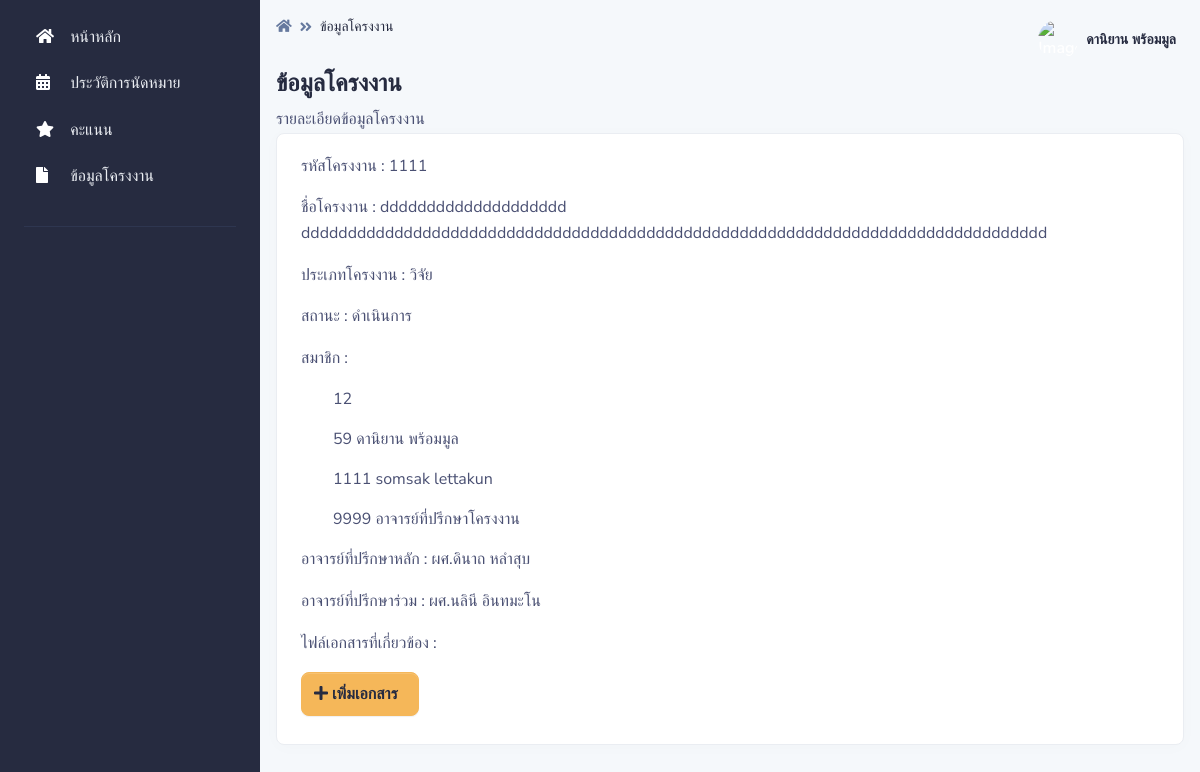
The page /pages/project_detail/index.php (signed in) on the database its author committed.
### tables this page shows
CREATE TABLE `project` (
  `project_id` int(15) NOT NULL,
  `project_name` varchar(255) NOT NULL,
  `project_type` int(2) NOT NULL,
  `project_adviser1` int(15) NOT NULL,
  `project_adviser2` int(15) NOT NULL,
  `project_status` int(2) NOT NULL,
  `project_record` int(10) NOT NULL DEFAULT 1
);

CREATE TABLE `project_type` (
  `project_type_id` int(2) NOT NULL,
  `project_type_name` varchar(255) NOT NULL
);

CREATE TABLE `project_status` (
  `project_status_id` int(2) NOT NULL,
  `project_status_name` varchar(255) NOT NULL,
  `project_status_class` varchar(255) NOT NULL
);

CREATE TABLE `student` (
  `student_id` int(15) NOT NULL,
  `student_name` varchar(255) NOT NULL,
  `student_major` int(2) NOT NULL,
  `student_phone` varchar(15) NOT NULL,
  `student_email` varchar(255) NOT NULL,
  `student_password` varchar(255) NOT NULL,
  `student_photo` varchar(255) NOT NULL,
  `student_project` int(15) NOT NULL,
  `student_type` varchar(1) NOT NULL DEFAULT 'A'
);

CREATE TABLE `teacher` (
  `teacher_id` int(10) NOT NULL,
  `teacher_name` varchar(255) NOT NULL,
  `teacher_email` varchar(255) NOT NULL,
  `teacher_password` varchar(255) NOT NULL,
  `teacher_photo` varchar(255) NOT NULL,
  `teacher_type` int(1) NOT NULL DEFAULT 2
);

### pages/project_detail/index.php (the view, shortened to what this page needs)
<?php
if (!$_SESSION["UserID"]){
	  Header("Location: ../../login.php");
}else{?>
<?php include '../../conn.php';?>
<!DOCTYPE html>
<html lang="en">
<head>
    <link type="text/css" href="../../vendor/@fortawesome/fontawesome-free/css/all.min.css" rel="stylesheet">
    <link type="text/css" href="../../vendor/notyf/notyf.min.css" rel="stylesheet">
    <link type="text/css" href="../../css/volt.css" rel="stylesheet">
</head>
<body>
    <?php include '../menu_stu.php';?>
    <main class="content">
        <nav class="navbar navbar-top navbar-expand navbar-dashboard navbar-dark pl-0 pr-2 pb-0">
            <div class="container-fluid px-0">
                <div class="d-flex justify-content-between w-100" id="navbarSupportedContent">
                    <div class="d-flex">
                        <nav aria-label="breadcrumb">
                        <ol class="breadcrumb breadcrumb-dark breadcrumb-transparent">
                                <li class="breadcrumb-item"><a href="../student_index"><span class="fas fa-home"></span></a></li>
                                <li class="breadcrumb-item active" aria-current="page">ข้อมูลโครงงาน</li>
                            </ol>
                        </nav>
                    </div>
                    <?php include '../navbar.php';?>
                </div>
            </div>
        </nav>
        <div class="py-0">
            <div class="d-flex justify-content-between w-100 flex-wrap">
                <div class="mb-3 mb-lg-0">
                    <h1 class="h4">ข้อมูลโครงงาน</h1>
                    <p class="mb-0">รายละเอียดข้อมูลโครงงาน
                    </p>
                </div>
            </div>
        </div>
        <div class="card border-light shadow-sm mb-4">
            <div class="card-body">
            <?php
           $id_ptojrct =$_SESSION["ProjectID"];
					$sql = "SELECT
                    project.project_id,
                    project.project_name,
                    project_type.project_type_name,
                    project_status.project_status_name
                    FROM
                    project
                    INNER JOIN project_type ON project.project_type = project_type.project_type_id
                    INNER JOIN project_status ON project.project_status = project_status.project_status_id
                    WHERE
                    project.project_id = '$id_ptojrct'";
					$result = $con->query($sql);
					if ($result->num_rows > 0) {
						while($row = $result->fetch_assoc()) {
                            echo '<p>รหัสโครงงาน : ' . $row["project_id"].'</p>
                <p>ชื่อโครงงาน : ' . $row["project_name"].'</p>
                <p>ประเภทโครงงาน : ' . $row["project_type_name"].'</p>
                <p>สถานะ : ' . $row["project_status_name"].'</p>';
            }
            }
            ?>
            <p>สมาชิก : </p>
            <?php
           include '../../conn.php';
           $id_ptojrct =$_SESSION["ProjectID"];
					$sql = "SELECT
                    student.student_project,
                    student.student_id,
                    student.student_name
                    FROM
                    student
                    WHERE
                    student.student_project ='$id_ptojrct'";
					$result = $con->query($sql);
					if ($result->num_rows > 0) {
						while($row = $result->fetch_assoc()) {
                            echo '<ul>' . $row["student_id"].' ' . $row["student_name"].'</ul>';
            }
            }
            ?>
<?php
           include '../../conn.php';
           $id_ptojrct =$_SESSION["ProjectID"];
					$sql = "SELECT
                    project.project_id,
                    project.project_adviser1,
                    teacher.teacher_name
                    FROM
                    project
                    INNER JOIN teacher ON project.project_adviser1 = teacher.teacher_id
                    WHERE
                    project.project_id ='$id_ptojrct'";
					$result = $con->query($sql);
					if ($result->num_rows > 0) {
						while($row = $result->fetch_assoc()) {
                            echo '<p>อาจารย์ที่ปรึกษาหลัก : ' . $row["teacher_name"].'</p>';
                        }
                        }
                        ?>
<?php
           include '../../conn.php';
           $id_ptojrct =$_SESSION["ProjectID"];
					$sql = "SELECT
                    project.project_id,
                    project.project_adviser2,
                    teacher.teacher_name
                    FROM
                    project
                    INNER JOIN teacher ON project.project_adviser2 = teacher.teacher_id
                    WHERE
                    project.project_id ='$id_ptojrct'";
					$result = $con->query($sql);
					if ($result->num_rows > 0) {
						while($row = $result->fetch_assoc()) {
                            echo '<p>อาจารย์ที่ปรึกษาร่วม : ' . $row["teacher_name"].'</p>';
                        }
                        }
                        ?>
                <p>ไฟล์เอกสารที่เกี่ยวข้อง : </p>
                <div class="btn-group mr-2 mb-2">
<a class="btn btn-warning" type="button" href="file_add.php"><span class="fas fa-plus mr-2"> เพิ่มเอกสาร</a>
</div>
                </div>
        </div>
    </main>
</body>
</html>
<?php }?>

### rows shown on the page
project: project_id "1111", project_name "dddddddddddddddddddd dddddddddddddddddddddddddddddddddddddddddddddddddddddddddddddddddddddddddddddddd", project_type.project_type_name "วิจัย", project_status.project_status_name "ดำเนินการ", project_adviser1.teacher_name "ผศ.ดินาถ หลำสุบ", project_adviser2.teacher_name "ผศ.นลินี อินทมะโน"
student: student_id "12"
student: student_id "59", student_name "ดานิยาน พร้อมมูล"
student: student_id "1111", student_name "somsak lettakun"
student: student_id "9999", student_name "อาจารย์ที่ปรึกษาโครงงาน"

### other values the page prints
$_SESSION["User"] "ดานิยาน พร้อมมูล"
